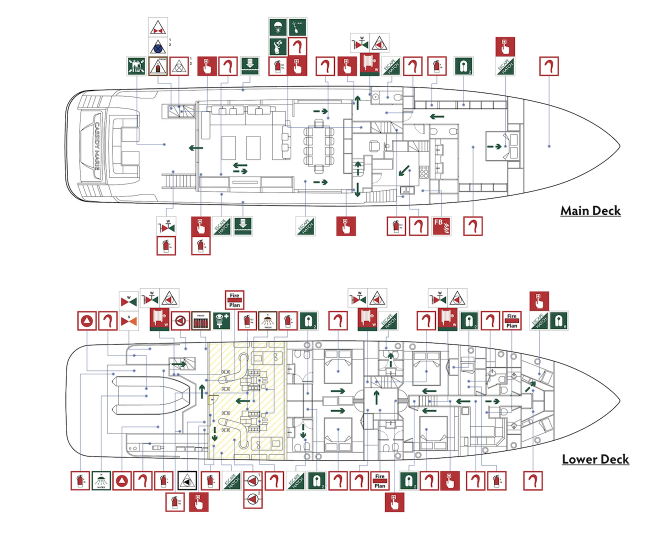
#> input picture data/targets/target.png, 1332 x 1072 px (shown at 1/2 size)
$ python run_cv.py
#> lines starting #> are read from the running program, lines starting #| are printed output that depends on the picture; after the words box and inside, x2 and y2 are one past the last pixel; in counts of white or black regions, pixels touching at a corner belong together
# run_cv.py
from __future__ import annotations

import argparse
import json
from pathlib import Path

import cv2
import numpy as np
from tqdm import tqdm


# -------------------------
# IO
# -------------------------
def imread_color(path: Path) -> np.ndarray:
    img = cv2.imread(str(path), cv2.IMREAD_COLOR)
#> img is the input picture: shape (1072, 1332, 3); mean B, G, R 237.3, 237.6, 240.4
    if img is None:
        raise FileNotFoundError(f"Could not read image: {path}")
    return img


def imread_query(path: Path) -> tuple[np.ndarray, np.ndarray | None]:
    """
    Returns (bgr, alpha_mask_or_none).
    """
    img = cv2.imread(str(path), cv2.IMREAD_UNCHANGED)
    if img is None:
        raise FileNotFoundError(f"Could not read image: {path}")

    if img.ndim == 2:
        bgr = cv2.cvtColor(img, cv2.COLOR_GRAY2BGR)
        return bgr, None

    if img.shape[2] == 4:
        bgr = img[:, :, :3].copy()
        alpha = img[:, :, 3]
        mask = (alpha > 0).astype(np.uint8) * 255
        return bgr, mask

    return img[:, :, :3].copy(), None


# -------------------------
# Trim template
# -------------------------
def trim_template(bgr: np.ndarray, alpha_mask: np.ndarray | None) -> tuple[np.ndarray, np.ndarray | None]:
    h, w = bgr.shape[:2]

    if alpha_mask is not None:
        ys, xs = np.where(alpha_mask > 0)
        if xs.size == 0:
            return bgr, alpha_mask
        x1, x2 = int(xs.min()), int(xs.max())
        y1, y2 = int(ys.min()), int(ys.max())
        pad = 2
        x1 = max(0, x1 - pad)
        y1 = max(0, y1 - pad)
        x2 = min(w - 1, x2 + pad)
        y2 = min(h - 1, y2 + pad)
        return bgr[y1 : y2 + 1, x1 : x2 + 1], alpha_mask[y1 : y2 + 1, x1 : x2 + 1]

    gray = cv2.cvtColor(bgr, cv2.COLOR_BGR2GRAY)
    content = gray < 250
    ys, xs = np.where(content)
    if xs.size == 0:
        return bgr, None

    x1, x2 = int(xs.min()), int(xs.max())
    y1, y2 = int(ys.min()), int(ys.max())
    pad = 2
    x1 = max(0, x1 - pad)
    y1 = max(0, y1 - pad)
    x2 = min(w - 1, x2 + pad)
    y2 = min(h - 1, y2 + pad)
    return bgr[y1 : y2 + 1, x1 : x2 + 1], None


# -------------------------
# Hue / color helpers
# -------------------------
def _count_red_green(hsv: np.ndarray, sat_min: int = 40, val_min: int = 40) -> tuple[int, int, int]:
    h = hsv[:, :, 0]
    s = hsv[:, :, 1]
    v = hsv[:, :, 2]
    colored = (s >= sat_min) & (v >= val_min)

    # OpenCV hue: 0..179
    red = colored & ((h <= 10) | (h >= 170))
    green = colored & (h >= 35) & (h <= 85)

    c = int(np.count_nonzero(colored))
    r = int(np.count_nonzero(red))
    g = int(np.count_nonzero(green))
    return c, r, g


def dominant_color_label(bgr: np.ndarray, alpha_mask: np.ndarray | None) -> str:
    hsv = cv2.cvtColor(bgr, cv2.COLOR_BGR2HSV)
    if alpha_mask is not None:
        m = alpha_mask > 0
        if not np.any(m):
            return "unknown"
        hsv = hsv[m].reshape(-1, 3)

        # reshape back to 2D-ish for counting via masks
        # easiest: count directly
        h = hsv[:, 0]
        s = hsv[:, 1]
        v = hsv[:, 2]
        colored = (s >= 40) & (v >= 40)
        if colored.sum() < 20:
            return "unknown"
        red = colored & ((h <= 10) | (h >= 170))
        green = colored & (h >= 35) & (h <= 85)
        r = int(red.sum())
        g = int(green.sum())
        if r > g * 1.2:
            return "red"
        if g > r * 1.2:
            return "green"
        return "unknown"

    c, r, g = _count_red_green(hsv, 40, 40)
    if c < 50:
        return "unknown"
    if r > g * 1.2:
        return "red"
    if g > r * 1.2:
        return "green"
    return "unknown"


def candidate_color_ok(candidate_bgr: np.ndarray, want: str, gate_frac: float) -> bool:
    if want == "unknown":
        return True
    hsv = cv2.cvtColor(candidate_bgr, cv2.COLOR_BGR2HSV)
    c, r, g = _count_red_green(hsv, 45, 45)
    if c < 30:
        return False
    rf = r / max(1, c)
    gf = g / max(1, c)
    if want == "red":
        return rf >= gate_frac
    if want == "green":
        return gf >= gate_frac
    return True


# -------------------------
# Edges + mask for matching
# -------------------------
def edges_and_mask(bgr: np.ndarray, alpha_mask: np.ndarray | None) -> tuple[np.ndarray, np.ndarray]:
    gray = cv2.cvtColor(bgr, cv2.COLOR_BGR2GRAY)
    gray = cv2.GaussianBlur(gray, (3, 3), 0)
    edges = cv2.Canny(gray, 50, 150)

    k = np.ones((3, 3), np.uint8)
    m = cv2.dilate(edges, k, iterations=1)
    m = (m > 0).astype(np.uint8) * 255

    if alpha_mask is not None:
        m = cv2.bitwise_and(m, alpha_mask)

    # avoid empty masks
    if int(np.count_nonzero(m)) < 20:
        m = np.ones_like(m, dtype=np.uint8) * 255

    return edges, m


def score_patch(patch_bgr: np.ndarray, q_edges: np.ndarray, q_mask: np.ndarray) -> float:
    ph, pw = patch_bgr.shape[:2]
    qh, qw = q_edges.shape[:2]
    if ph < 8 or pw < 8 or qh < 8 or qw < 8:
        return -1.0

    p_gray = cv2.cvtColor(patch_bgr, cv2.COLOR_BGR2GRAY)
    p_gray = cv2.GaussianBlur(p_gray, (3, 3), 0)
    p_edges = cv2.Canny(p_gray, 50, 150)

    # normalize size to query
    p_edges_r = cv2.resize(p_edges, (qw, qh), interpolation=cv2.INTER_AREA)

    # masked correlation (1x1)
    res = cv2.matchTemplate(p_edges_r, q_edges, cv2.TM_CCORR_NORMED, mask=q_mask)
    return float(res[0, 0])


# -------------------------
# Candidate placard detection (exclude blue callout lines)
# -------------------------
def find_candidate_boxes(
    target_bgr: np.ndarray,
    *,
    sat_min: int,
    val_min: int,
    blue_hmin: int,
    blue_hmax: int,
    min_side: int,
    max_side: int,
    aspect_tol: float,
    fill_min: float,
) -> list[list[int]]:
#> called with sat_min = 45, val_min = 55, blue_hmin = 85, blue_hmax = 135, min_side = 14, max_side = 90, aspect_tol = 0.45, fill_min = 0.08
    hsv = cv2.cvtColor(target_bgr, cv2.COLOR_BGR2HSV)
#> hsv: shape (1072, 1332, 3); mean H, S, V 13.3, 9, 241.6
    h = hsv[:, :, 0]
    s = hsv[:, :, 1]
    v = hsv[:, :, 2]

    colored = (s >= sat_min) & (v >= val_min)
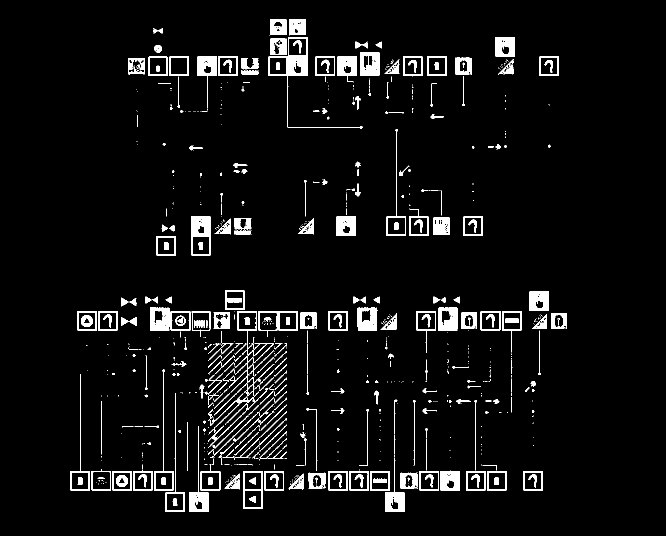
#> colored: shape (1072, 1332) bool (shown at 1/2 size); 5.1% white; 867 white regions (531 under 20 px), largest, box (x1, y1, x2, y2) and area: (537, 74, 725, 258) 2393, (382, 433, 422, 511) 1696, (720, 105, 759, 152) 1437
    is_blue = (h >= blue_hmin) & (h <= blue_hmax)
#> is_blue: shape (1072, 1332) bool; 3.7% white in thin lines or dots, all inside (x1, y1, x2, y2) = (127, 34, 1260, 1027)

    # keep saturated pixels but throw out blue callout lines
    mask = colored & (~is_blue)
#> mask: shape (1072, 1332) bool; 4.7% white; 490 white regions (223 under 20 px), largest, box (x1, y1, x2, y2) and area: (537, 74, 615, 153) 2108, (382, 433, 422, 511) 1696, (720, 105, 759, 152) 1436

    # also keep red even if saturation is slightly lower (thin borders)
    mask_red = ((h <= 10) | (h >= 170)) & (s >= max(25, sat_min - 20)) & (v >= val_min)
#> mask_red: shape (1072, 1332) bool; 3.4% white; 145 white regions (36 under 20 px), largest, box (x1, y1, x2, y2) and area: (536, 74, 615, 153) 2278, (382, 433, 422, 511) 1825, (675, 112, 715, 152) 1424
    mask = mask | mask_red
#> mask: shape (1072, 1332) bool; 5% white; 488 white regions (223 under 20 px), largest, box (x1, y1, x2, y2) and area: (536, 74, 615, 153) 2279, (382, 433, 422, 511) 1825, (715, 615, 755, 662) 1599

    m = (mask.astype(np.uint8) * 255)

    k3 = np.ones((3, 3), np.uint8)
    m = cv2.morphologyEx(m, cv2.MORPH_CLOSE, k3, iterations=2)
#> m: shape (1072, 1332); 5.8% white; 197 white regions (23 under 20 px), largest, box (x1, y1, x2, y2) and area: (536, 38, 615, 153) 4879, (656, 942, 809, 1024) 3846, (141, 941, 370, 1024) 3815
    m = cv2.morphologyEx(m, cv2.MORPH_OPEN, k3, iterations=1)
#> m: shape (1072, 1332); 5.3% white; 146 white regions (16 under 20 px)

    contours, _ = cv2.findContours(m, cv2.RETR_EXTERNAL, cv2.CHAIN_APPROX_SIMPLE)
#> contours = 130 contours, 23 with area under 20; largest, box (x1, y1, x2, y2) and area: (141, 942, 370, 1024) 8124, (536, 38, 615, 153) 6857, (656, 942, 809, 1024) 6242, (449, 580, 634, 662) 6093, (486, 942, 569, 1018) 4602

    boxes: list[list[int]] = []
    H, W = target_bgr.shape[:2]

    for c in contours:
        x, y, w, h2 = cv2.boundingRect(c)
        if w < min_side or h2 < min_side or w > max_side or h2 > max_side:
            continue

        ar = w / float(h2 + 1e-9)
        if ar < (1.0 - aspect_tol) or ar > (1.0 + aspect_tol):
            continue

        area = float(cv2.contourArea(c))
        fill = area / float(w * h2 + 1e-9)
        if fill < fill_min:
            continue

        pad = 2
        x1 = max(0, x - pad)
        y1 = max(0, y - pad)
        x2 = min(W - 1, x + w + pad)
        y2 = min(H - 1, y + h2 + pad)
        boxes.append([x1, y1, x2, y2])
#> this loop made 130 passes
#> (x, y, w, h2) on passes 2, 8, 9, 12, 13, 14, 15, 16: (196, 954, 12, 7), (801, 942, 119, 40), (656, 942, 153, 82), (141, 942, 229, 82), (534, 913, 4, 4), (547, 912, 6, 5), (520, 912, 5, 5), (466, 912, 5, 4)
#> after the loop, boxes = 36 items, first 6: [576, 947, 609, 980], [448, 947, 481, 980], [615, 944, 653, 979], [1044, 940, 1088, 983], [484, 940, 571, 1020], [376, 940, 443, 1026]

    # NMS to dedupe
    if not boxes:
        return []

    b = np.array(boxes, dtype=np.float32)
#> b = 36 rows, first 6: [576, 947, 609, 980], [448, 947, 481, 980], [615, 944, 653, 979], [1044, 940, 1088, 983], [484, 940, 571, 1020], [376, 940, 443, 1026]
    scores = np.array([(bb[2] - bb[0]) * (bb[3] - bb[1]) for bb in boxes], dtype=np.float32)
#> scores = 36 values, max 6960 at index 4, min 414 at index 7, mean 1753
    keep = nms(b, scores, 0.35)
    return [boxes[int(i)] for i in keep]


# -------------------------
# NMS
# -------------------------
def iou_one_to_many(box: np.ndarray, boxes: np.ndarray) -> np.ndarray:
    x1 = np.maximum(box[0], boxes[:, 0])
    y1 = np.maximum(box[1], boxes[:, 1])
    x2 = np.minimum(box[2], boxes[:, 2])
    y2 = np.minimum(box[3], boxes[:, 3])

    inter_w = np.maximum(0.0, x2 - x1)
    inter_h = np.maximum(0.0, y2 - y1)
    inter = inter_w * inter_h

    area_a = (box[2] - box[0]) * (box[3] - box[1])
    area_b = (boxes[:, 2] - boxes[:, 0]) * (boxes[:, 3] - boxes[:, 1])
    union = np.maximum(1e-9, area_a + area_b - inter)
    return inter / union


def nms(boxes: np.ndarray, scores: np.ndarray, iou_thresh: float) -> np.ndarray:
#> called with boxes = array of shape (36, 4), scores = array of shape (36,), iou_thresh = 0.35
    if boxes.size == 0:
        return np.array([], dtype=np.int64)

    order = np.argsort(scores)[::-1]
#> order = 36 values, max 35 at index 24, min 0 at index 28, mean 17.5
    keep: list[int] = []

    while order.size > 0:
        i = int(order[0])
        keep.append(i)
        if order.size == 1:
            break
        rest = order[1:]
        ious = iou_one_to_many(boxes[i], boxes[rest])
        order = rest[ious <= iou_thresh]
#> this loop made 36 passes
#> (i, area_a in iou_one_to_many) on passes 1 to 8: (4, 6960), (5, 5762), (14, 2244), (33, 2193), (13, 1936), (30, 1936), (23, 1936), (31, 1936)
#> after the loop, keep has the same summary as order

    return np.array(keep, dtype=np.int64)


# -------------------------
# Draw
# -------------------------
# [6 lines left out: function color_for_label, not called in this run]


def draw_dets(img: np.ndarray, dets: list[dict]) -> np.ndarray:
    out = img.copy()
    for d in dets:
        x1, y1, x2, y2 = d["box_xyxy"]
        label = d["query"]
        score = d["score"]
        color = color_for_label(label)
        cv2.rectangle(out, (x1, y1), (x2, y2), color, 2)
        cv2.putText(
            out,
            f"{label} {score:.2f}",
            (x1, max(0, y1 - 6)),
            cv2.FONT_HERSHEY_SIMPLEX,
            0.5,
            color,
            1,
            cv2.LINE_AA,
        )
    return out


# [15 lines left out: function draw_candidates, not called in this run]


# -------------------------
# Main
# -------------------------
def main() -> int:
    ap = argparse.ArgumentParser()
    ap.add_argument("--target", default="data/targets/target.png")
    ap.add_argument("--queries", default="data/queries")
    ap.add_argument("--out", default="data/outputs/cv")

    ap.add_argument("--score-threshold", type=float, default=0.82)
    ap.add_argument("--nms", type=float, default=0.30)
    ap.add_argument("--max-per-query", type=int, default=50)

    # candidate detection (tune if needed)
    ap.add_argument("--sat-min", type=int, default=45)
    ap.add_argument("--val-min", type=int, default=55)
    ap.add_argument("--blue-hmin", type=int, default=85)
    ap.add_argument("--blue-hmax", type=int, default=135)

    ap.add_argument("--min-side", type=int, default=14)
    ap.add_argument("--max-side", type=int, default=90)
    ap.add_argument("--aspect-tol", type=float, default=0.45)
    ap.add_argument("--fill-min", type=float, default=0.08)

    # hue gating
    ap.add_argument("--hue-gate-frac", type=float, default=0.55)

    ap.add_argument("--show", action="store_true")
    ap.add_argument("--debug-candidates", action="store_true")
    args = ap.parse_args()

    target_path = Path(args.target)
    queries_dir = Path(args.queries)
    out_dir = Path(args.out)
    out_dir.mkdir(parents=True, exist_ok=True)

    target_bgr = imread_color(target_path)

    query_paths = sorted([p for p in queries_dir.glob("*.png") if p.is_file()])
    if not query_paths:
        raise FileNotFoundError(f"No .png queries in {queries_dir}")

    cand_boxes = find_candidate_boxes(
        target_bgr,
        sat_min=int(args.sat_min),
        val_min=int(args.val_min),
        blue_hmin=int(args.blue_hmin),
        blue_hmax=int(args.blue_hmax),
        min_side=int(args.min_side),
        max_side=int(args.max_side),
        aspect_tol=float(args.aspect_tol),
        fill_min=float(args.fill_min),
    )
#> in find_candidate_boxes, `keep = nms(b, scores, 0.35)`: keep has the same summary as order in nms
#> cand_boxes = 36 items, first 6: [484, 940, 571, 1020], [376, 940, 443, 1026], [713, 613, 757, 664], [718, 103, 761, 154], [654, 619, 698, 663], [1076, 110, 1120, 154]

    print(f"Candidate boxes found: {len(cand_boxes)}")
#| Candidate boxes found: 36
    if args.debug_candidates:
        cand_overlay = draw_candidates(target_bgr, cand_boxes)
        cv2.imwrite(str(out_dir / "candidate_boxes_overlay.png"), cand_overlay)

    all_dets: list[dict] = []
    by_query: dict[str, dict] = {}
    combined_overlay = target_bgr.copy()

    for qp in tqdm(query_paths, desc="Queries", unit="img"):
        q_bgr, q_alpha = imread_query(qp)
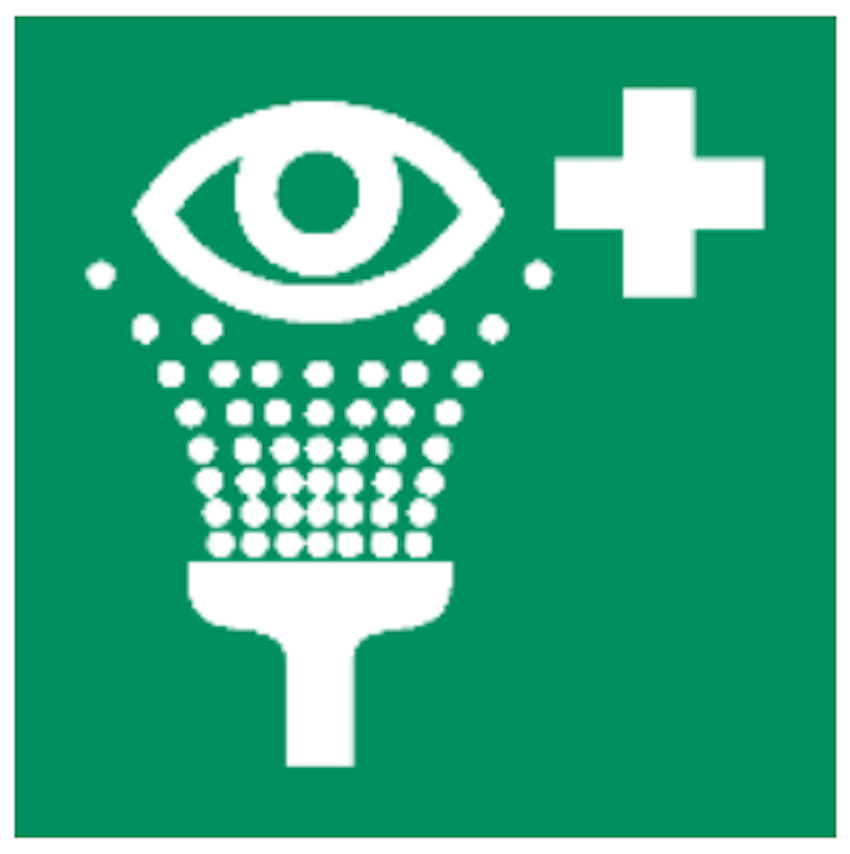
#> input picture data/queries/eyewash_station.png, 850 x 854 px
#> in imread_query, img is the input picture: shape (854, 850, 4); mean B, G, R, A 133, 169.6, 61.4, 255
        q_bgr, q_alpha = trim_template(q_bgr, q_alpha)
#> in trim_template, `x1, x2 = int(xs.min()), int(xs.max())`: x1 = 0; x2 = 849
#> in trim_template, `y1, y2 = int(ys.min()), int(ys.max())`: y1 = 0; y2 = 853

        want = dominant_color_label(q_bgr, q_alpha)
#> in dominant_color_label, `r = int(red.sum())`: r = 0
#> in dominant_color_label, `g = int(green.sum())`: g = 561587
#> want = 'green'
        q_edges, q_mask = edges_and_mask(q_bgr, q_alpha)
#> in edges_and_mask, `gray = cv2.cvtColor(bgr, cv2.COLOR_BGR2GRAY)`:
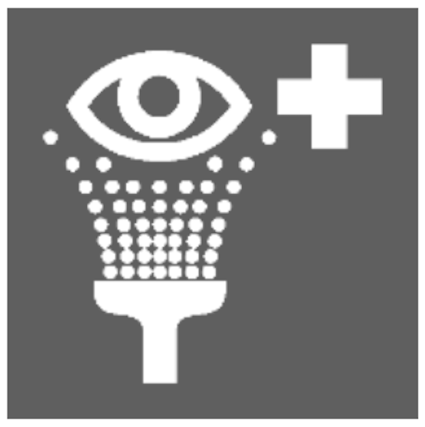
#> gray: shape (854, 850) (shown at 1/2 size); min 65, max 255, mean 133.2
#> in edges_and_mask, `m = cv2.dilate(edges, k, iterations=1)`:
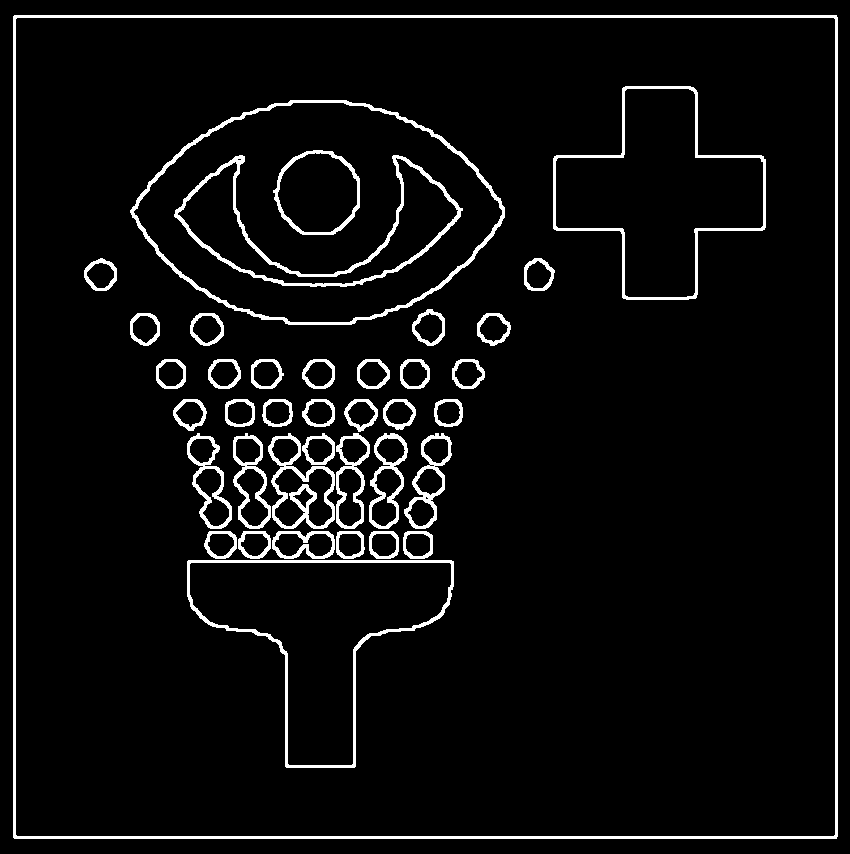
#> m: shape (854, 850); 5.4% white; 39 white regions, largest, box (x1, y1, x2, y2) and area: (13, 15, 838, 839) 9856, (130, 100, 505, 325) 3511, (174, 155, 463, 287) 3272

        dets: list[dict] = []
        for (x1, y1, x2, y2) in cand_boxes:
            patch = target_bgr[y1:y2, x1:x2]
            if not candidate_color_ok(patch, want, float(args.hue_gate_frac)):
                continue

            sc = score_patch(patch, q_edges, q_mask)
            if sc >= float(args.score_threshold):
                dets.append(
                    {
                        "query": qp.stem,
                        "score": float(sc),
                        "box_xyxy": [int(x1), int(y1), int(x2), int(y2)],
                        "query_color": want,
                    }
                )
#> this loop made 36 passes
#> (x1, y1, x2, y2) on passes 17 to 24: (864, 433, 902, 472), (908, 113, 946, 151), (481, 114, 519, 151), (467, 435, 505, 471), (254, 115, 292, 151), (426, 623, 462, 660), (615, 944, 653, 979), (921, 623, 956, 660)
#> pass 1, in main, `patch = target_bgr[y1:y2, x1:x2]`:
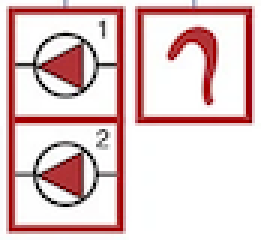
#> patch: shape (80, 87, 3) (shown 3 times larger); mean B, G, R 201.6, 201.1, 227.7
#> pass 1, in _count_red_green, `h = hsv[:, :, 0]`:
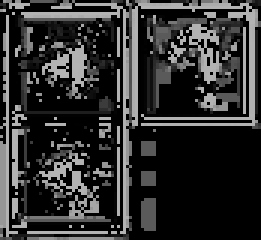
#> h: shape (80, 87) (shown 3 times larger); min 0, max 179, mean 48
#> pass 1, in _count_red_green, `s = hsv[:, :, 1]`:
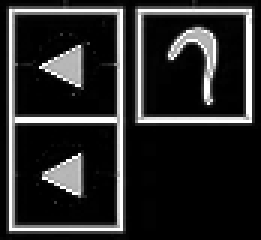
#> s: shape (80, 87) (shown 3 times larger); min 0, max 255, mean 41.3

        dets.sort(key=lambda d: d["score"], reverse=True)
        if len(dets) > int(args.max_per_query):
            dets = dets[: int(args.max_per_query)]

        if dets:
            boxes = np.array([d["box_xyxy"] for d in dets], dtype=np.float32)
            scores = np.array([d["score"] for d in dets], dtype=np.float32)
            keep = nms(boxes, scores, float(args.nms))
            dets = [dets[int(i)] for i in keep]

        by_query[qp.stem] = {
            "count": len(dets),
            "top_score": (dets[0]["score"] if dets else None),
            "query_color": want,
        }
        print(f"{qp.stem}: color={want} hits={len(dets)} top={by_query[qp.stem]['top_score']}")
#| eyewash_station: color=green hits=0 top=None

        per_overlay = draw_dets(target_bgr, dets)
        cv2.imwrite(str(out_dir / f"{qp.stem}__overlay.png"), per_overlay)

        combined_overlay = draw_dets(combined_overlay, dets)
        all_dets.extend(dets)

    all_dets.sort(key=lambda d: d["score"], reverse=True)

    payload = {
        "target": str(target_path),
        "queries_dir": str(queries_dir),
        "params": {
            "score_threshold": float(args.score_threshold),
            "nms_iou": float(args.nms),
            "max_per_query": int(args.max_per_query),
            "candidate": {
                "sat_min": int(args.sat_min),
                "val_min": int(args.val_min),
                "blue_hmin": int(args.blue_hmin),
                "blue_hmax": int(args.blue_hmax),
                "min_side": int(args.min_side),
                "max_side": int(args.max_side),
                "aspect_tol": float(args.aspect_tol),
                "fill_min": float(args.fill_min),
            },
            "hue_gate_frac": float(args.hue_gate_frac),
        },
        "summary": {"total": len(all_dets), "by_query": by_query},
        "detections": all_dets,
    }

    json_path = out_dir / "all_matches.json"
    overlay_path = out_dir / "all_matches_overlay.png"
    json_path.write_text(json.dumps(payload, indent=2), encoding="utf-8")
    cv2.imwrite(str(overlay_path), combined_overlay)

    print(f"TOTAL detections: {len(all_dets)}")
#| TOTAL detections: 0
    print(f"Wrote: {json_path}")
    print(f"Wrote: {overlay_path}")

    if args.show:
        cv2.imshow("all_matches_overlay", combined_overlay)
        cv2.waitKey(0)
        cv2.destroyAllWindows()

    return 0


if __name__ == "__main__":
    raise SystemExit(main())
#> (the program exits here)
